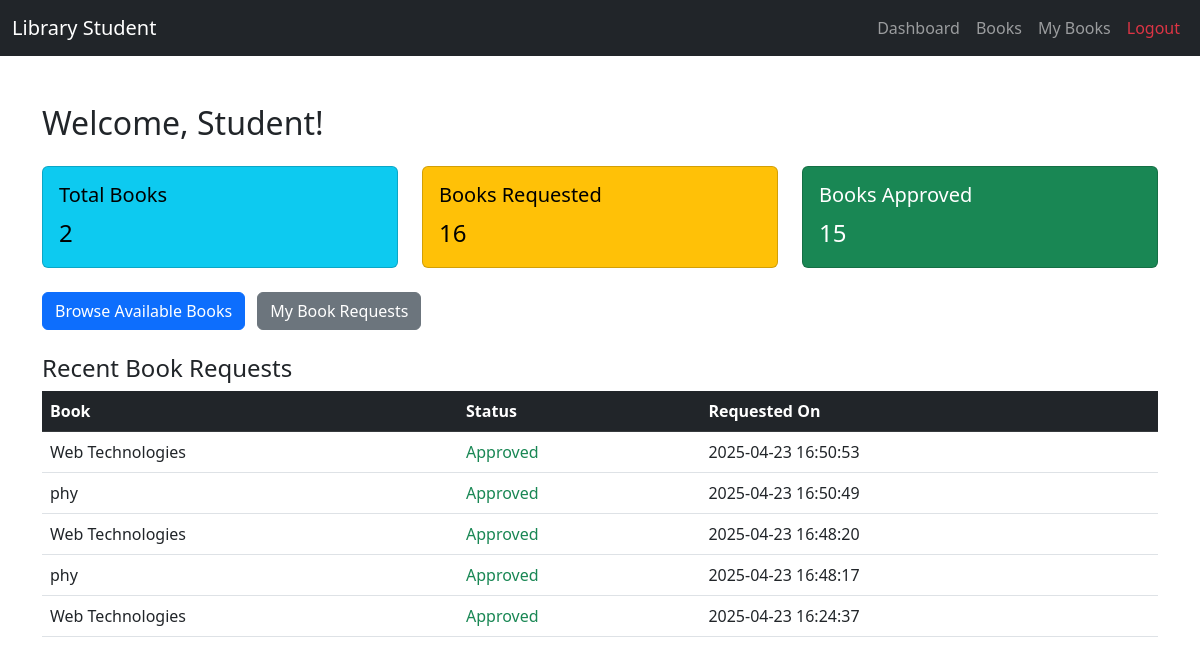
The page /student/dashboard.php (signed in) on the database its author committed.
### tables this page shows
CREATE TABLE IF NOT EXISTS `book_requests` (
  `id` int NOT NULL AUTO_INCREMENT,
  `student_id` int DEFAULT NULL,
  `book_id` int DEFAULT NULL,
  `status` enum('pending','approved','rejected') DEFAULT 'pending',
  `request_date` timestamp NULL DEFAULT CURRENT_TIMESTAMP,
  `is_returned` tinyint(1) DEFAULT '0',
  PRIMARY KEY (`id`),
  KEY `student_id` (`student_id`),
  KEY `book_id` (`book_id`)
);

CREATE TABLE IF NOT EXISTS `books` (
  `id` int NOT NULL AUTO_INCREMENT,
  `title` varchar(255) NOT NULL,
  `author` varchar(255) NOT NULL,
  `category` varchar(100) DEFAULT NULL,
  `quantity` int DEFAULT '1',
  PRIMARY KEY (`id`)
);

### student/dashboard.php (the view, shortened to what this page needs)
<?php
include '../includes/db.php';
$student_id = $_SESSION['user_id'];
$student_name = $_SESSION['username'] ?? 'Student';
$total_books = $conn->query("SELECT COUNT(*) as count FROM books")->fetch_assoc()['count'];
$my_requests = $conn->query("SELECT COUNT(*) as count FROM book_requests WHERE student_id = $student_id")->fetch_assoc()['count'];
$my_approved = $conn->query("SELECT COUNT(*) as count FROM book_requests WHERE student_id = $student_id AND status = 'approved'")->fetch_assoc()['count'];
$recent = $conn->query("
    SELECT br.request_date, br.status, b.title
    FROM book_requests br
    JOIN books b ON br.book_id = b.id
    WHERE br.student_id = $student_id
    ORDER BY br.request_date DESC
    LIMIT 5
");
?>
<!DOCTYPE html>
<html>
<head>
    <link href="https://cdn.jsdelivr.net/npm/bootstrap@5.3.0/dist/css/bootstrap.min.css" rel="stylesheet">
</head>
<body>
<?php include 'navbar.php'; ?>
<div class="container mt-5">
    <h2>Welcome, <?= htmlspecialchars($student_name) ?>!</h2>
    <div class="row my-4">
        <div class="col-md-4">
            <div class="card text-bg-info">
                <div class="card-body">
                    <h5 class="card-title">Total Books</h5>
                    <p class="card-text fs-4"><?= $total_books ?></p>
                </div>
            </div>
        </div>
        <div class="col-md-4">
            <div class="card text-bg-warning">
                <div class="card-body">
                    <h5 class="card-title">Books Requested</h5>
                    <p class="card-text fs-4"><?= $my_requests ?></p>
                </div>
            </div>
        </div>
        <div class="col-md-4">
            <div class="card text-bg-success">
                <div class="card-body">
                    <h5 class="card-title">Books Approved</h5>
                    <p class="card-text fs-4"><?= $my_approved ?></p>
                </div>
            </div>
        </div>
    </div>
    <div class="mb-4">
        <a href="available_books.php" class="btn btn-primary me-2">Browse Available Books</a>
        <a href="my_books.php" class="btn btn-secondary">My Book Requests</a>
    </div>
    <h4>Recent Book Requests</h4>
    <table class="table table-hover">
        <thead class="table-dark">
            <tr>
                <th>Book</th>
                <th>Status</th>
                <th>Requested On</th>
            </tr>
        </thead>
        <tbody>
            <?php while ($row = $recent->fetch_assoc()): ?>
                <tr>
                    <td><?= htmlspecialchars($row['title']) ?></td>
                    <td>
                        <?php
                            $color = match ($row['status']) {
                                'approved' => 'text-success',
                                'rejected' => 'text-danger',
                                default => 'text-warning'
                            };
                        ?>
                        <span class="<?= $color ?>"><?= ucfirst($row['status']) ?></span>
                    </td>
                    <td><?= $row['request_date'] ?></td>
                </tr>
            <?php endwhile; ?>
        </tbody>
    </table>
</div>
</body>
</html>

### rows shown on the page
book_requests: book.title "Web Technologies", status "Approved", request_date "2025-04-23 16:50:53"
book_requests: book.title "phy", status "Approved", request_date "2025-04-23 16:50:49"
book_requests: book.title "Web Technologies", status "Approved", request_date "2025-04-23 16:48:20"
book_requests: book.title "phy", status "Approved", request_date "2025-04-23 16:48:17"
book_requests: book.title "Web Technologies", status "Approved", request_date "2025-04-23 16:24:37"

### other values the page prints
$student_name "Student"
$total_books "2"
$my_requests "16"
$my_approved "15"
